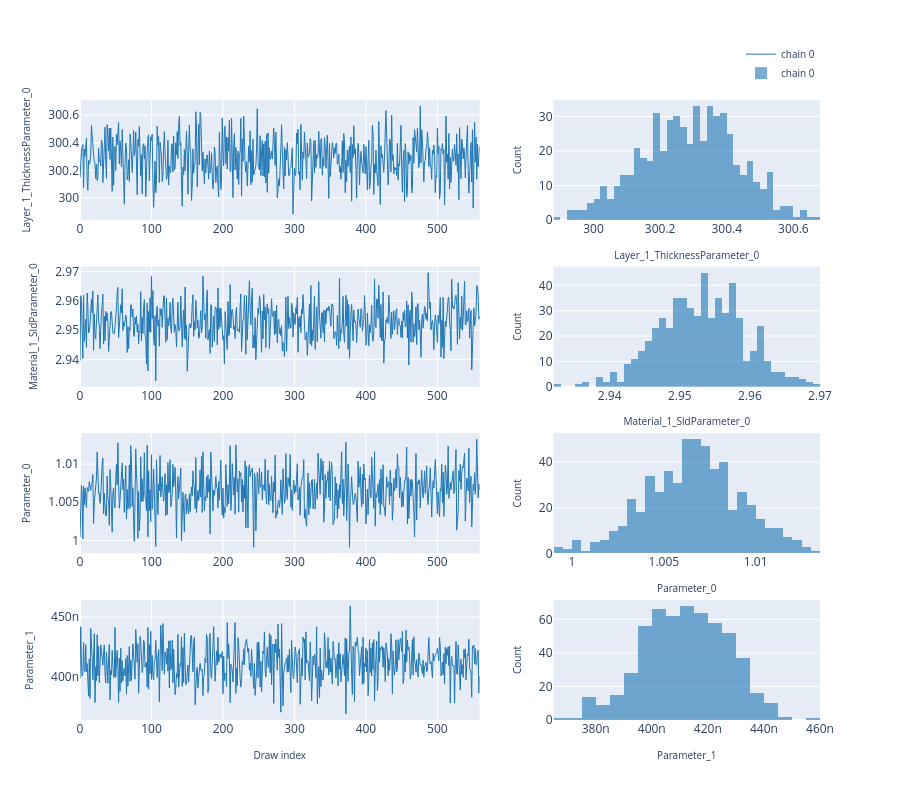

Notebook code for this chart:
### Code cell
# ---- Trace plot -------------------------------------------------------------
# Per-chain trace (left column) and marginal histogram (right column).
# Mirrors the "Traces" sub-tab in the EasyReflectometryApp.

fig = plot_trace(posterior.draws, posterior.param_names, return_figure=True)
fig.show()

### Figure 1 — Plotly figure (JSON) as saved in the notebook; plotly's stock layout.template omitted (floating-point values rounded to 4 significant figures; data arrays with more than 128 entries replaced by an {"elided": "..."} marker saying what was removed)
{"data": [{"legendgroup": "chain 0", "line": {"color": "#1f77b4", "width": 1}, "mode": "lines", "name": "chain 0", "showlegend": true, "type": "scatter", "xaxis": "x", "y": {"elided": "560 float values"}, "yaxis": "y"}, {"legendgroup": "chain 0", "marker": {"color": "#1f77b4"}, "name": "chain 0", "nbinsx": 40, "opacity": 0.6, "showlegend": true, "type": "histogram", "x": {"elided": "560 float values"}, "xaxis": "x2", "yaxis": "y2"}, {"legendgroup": "chain 0", "line": {"color": "#1f77b4", "width": 1}, "mode": "lines", "name": "chain 0", "showlegend": false, "type": "scatter", "xaxis": "x3", "y": {"elided": "560 float values"}, "yaxis": "y3"}, {"legendgroup": "chain 0", "marker": {"color": "#1f77b4"}, "name": "chain 0", "nbinsx": 40, "opacity": 0.6, "showlegend": false, "type": "histogram", "x": {"elided": "560 float values"}, "xaxis": "x4", "yaxis": "y4"}, {"legendgroup": "chain 0", "line": {"color": "#1f77b4", "width": 1}, "mode": "lines", "name": "chain 0", "showlegend": false, "type": "scatter", "xaxis": "x5", "y": {"elided": "560 float values"}, "yaxis": "y5"}, {"legendgroup": "chain 0", "marker": {"color": "#1f77b4"}, "name": "chain 0", "nbinsx": 40, "opacity": 0.6, "showlegend": false, "type": "histogram", "x": {"elided": "560 float values"}, "xaxis": "x6", "yaxis": "y6"}, {"legendgroup": "chain 0", "line": {"color": "#1f77b4", "width": 1}, "mode": "lines", "name": "chain 0", "showlegend": false, "type": "scatter", "xaxis": "x7", "y": {"elided": "560 float values"}, "yaxis": "y7"}, {"legendgroup": "chain 0", "marker": {"color": "#1f77b4"}, "name": "chain 0", "nbinsx": 40, "opacity": 0.6, "showlegend": false, "type": "histogram", "x": {"elided": "560 float values"}, "xaxis": "x8", "yaxis": "y8"}], "layout": {"barmode": "overlay", "height": 800, "legend": {"font": {"size": 10}, "orientation": "h", "x": 1, "xanchor": "right", "y": 1.02, "yanchor": "bottom"}, "xaxis": {"anchor": "y", "domain": [0.0, 0.54]}, "xaxis2": {"anchor": "y2", "domain": [0.64, 1.0], "title": {"font": {"size": 10}, "text": "Layer_1_ThicknessParameter_0"}}, "xaxis3": {"anchor": "y3", "domain": [0.0, 0.54]}, "xaxis4": {"anchor": "y4", "domain": [0.64, 1.0], "title": {"font": {"size": 10}, "text": "Material_1_SldParameter_0"}}, "xaxis5": {"anchor": "y5", "domain": [0.0, 0.54]}, "xaxis6": {"anchor": "y6", "domain": [0.64, 1.0], "title": {"font": {"size": 10}, "text": "Parameter_0"}}, "xaxis7": {"anchor": "y7", "domain": [0.0, 0.54], "title": {"font": {"size": 10}, "text": "Draw index"}}, "xaxis8": {"anchor": "y8", "domain": [0.64, 1.0], "title": {"font": {"size": 10}, "text": "Parameter_1"}}, "yaxis": {"anchor": "x", "domain": [0.8063, 1.0], "title": {"font": {"size": 10}, "text": "Layer_1_ThicknessParameter_0"}}, "yaxis2": {"anchor": "x2", "domain": [0.8063, 1.0], "title": {"font": {"size": 10}, "text": "Count"}}, "yaxis3": {"anchor": "x3", "domain": [0.5375, 0.7312], "title": {"font": {"size": 10}, "text": "Material_1_SldParameter_0"}}, "yaxis4": {"anchor": "x4", "domain": [0.5375, 0.7312], "title": {"font": {"size": 10}, "text": "Count"}}, "yaxis5": {"anchor": "x5", "domain": [0.2687, 0.4625], "title": {"font": {"size": 10}, "text": "Parameter_0"}}, "yaxis6": {"anchor": "x6", "domain": [0.2687, 0.4625], "title": {"font": {"size": 10}, "text": "Count"}}, "yaxis7": {"anchor": "x7", "domain": [0.0, 0.1938], "title": {"font": {"size": 10}, "text": "Parameter_1"}}, "yaxis8": {"anchor": "x8", "domain": [0.0, 0.1938], "title": {"font": {"size": 10}, "text": "Count"}}}}
